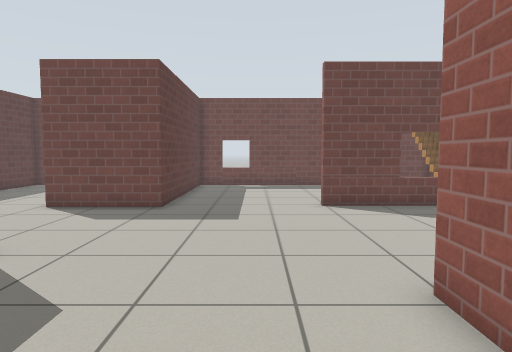
view 1 (above)

17 first-person views from a walk through a world built for the Gazebo simulator. The camera is 0.94 m above the floor, tilts 4° down and sees 75° across. The floor is counted in squares, 0.5 m on a side. Each view is taken from the middle of a square. On the plan, view 1 faces up. The plan holds only what a view shows up to about 17 squares ahead; the rest is blank. The place goes on beyond the plan. Gazebo's built-in surfaces are drawn with simple patterns.

view 2
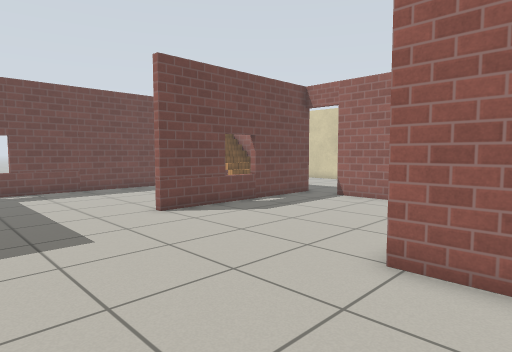

view 3
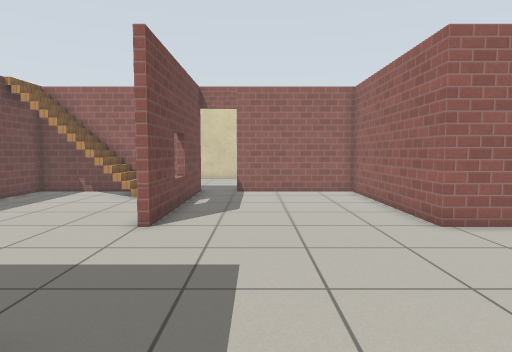

view 4
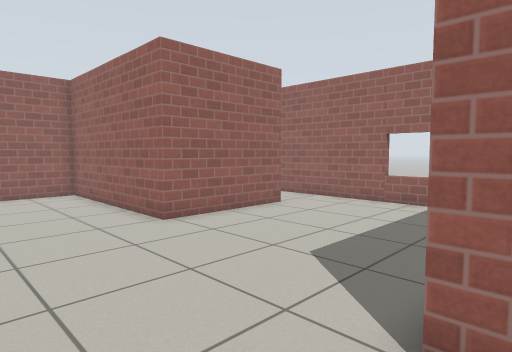

view 5
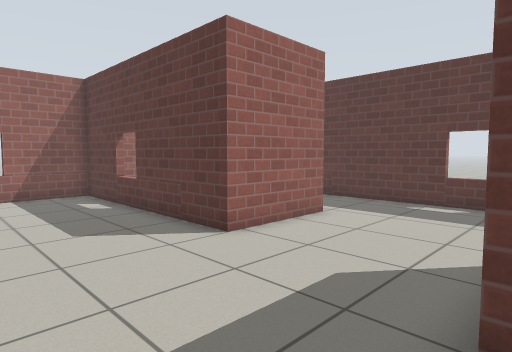

view 6
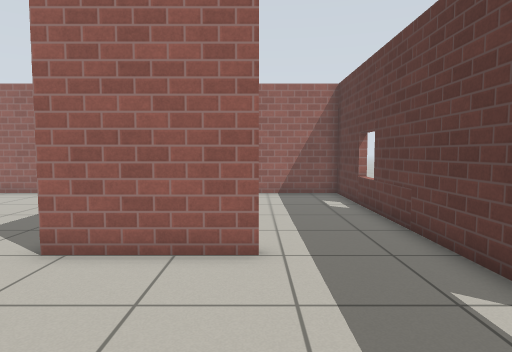

view 7
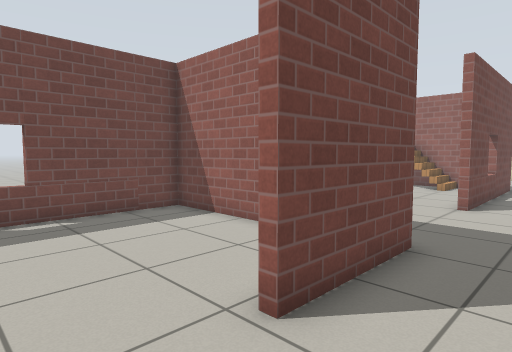

view 8
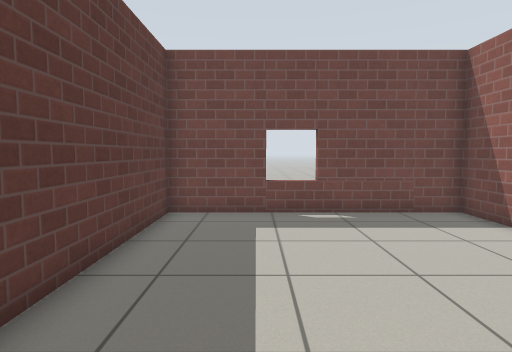

view 9
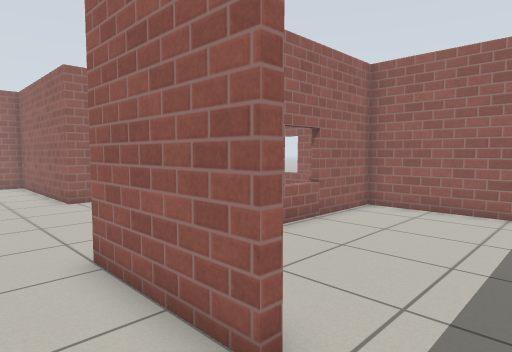

view 10
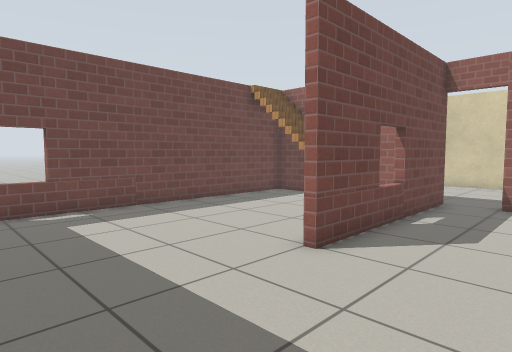

view 11
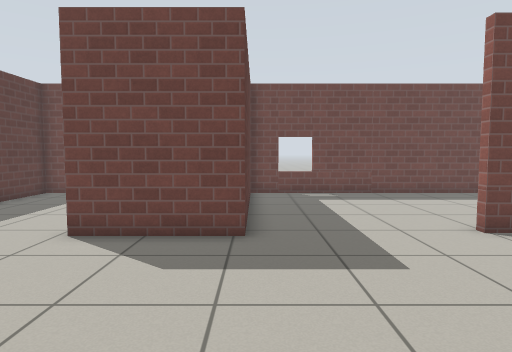

view 12
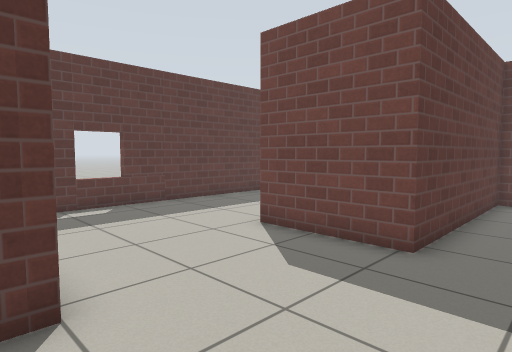

view 13
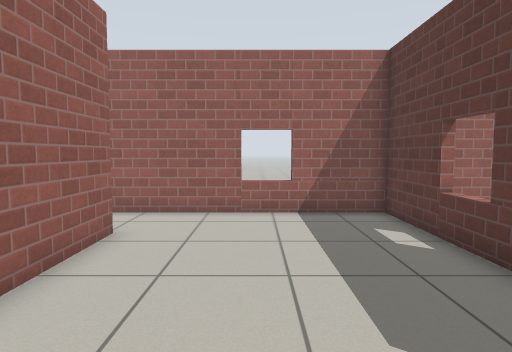

view 14
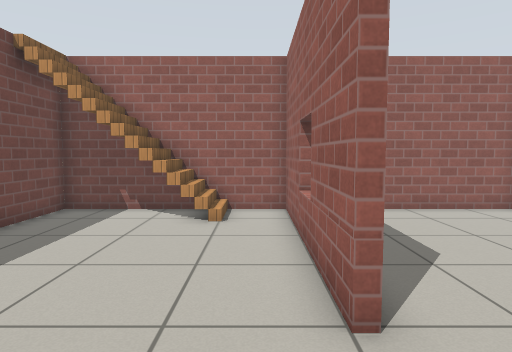

view 15
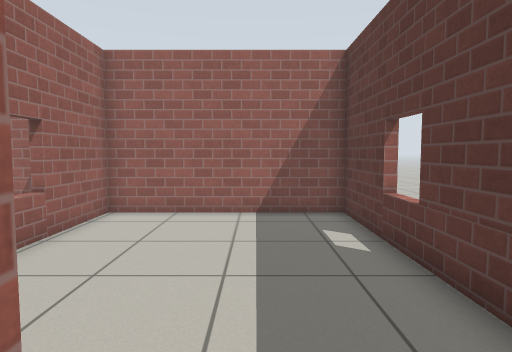

view 16
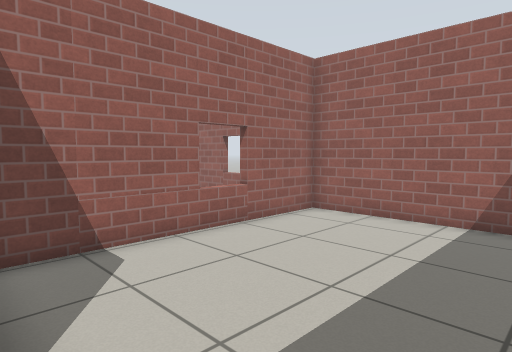

view 17
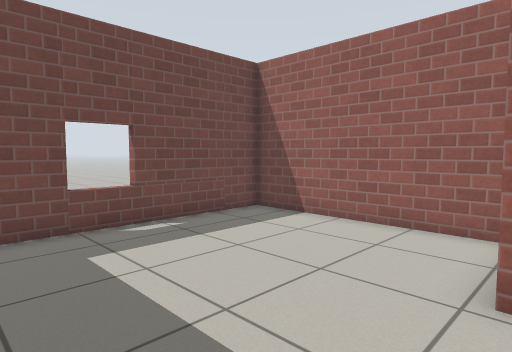

### Floor plan
Points are (right, up) in squares from view 1. A wall is a line through its corners. A room is listed if a view was taken in it or the views show most of it. See-through windows are left out.
Room 1 (views 1, 2, 3, 4, 5, 7, 8, 9, 10, 11, 12, 13, 15, 17)
walls: (-3.2, 12.4) (-3.2, 11.4) (-7.2, 11.4); (2.3, -0.8) (2.3, 4.3) (10, 4.3) (10, 10); (-9.1, 6) (-5.1, 6) (-5.1, -3.4) (2.6, -3.4); (10.4, 11.7) (2.2, 11.7); (-12.8, 11.5) (-12.8, 6.5)
ways out: opening at (-10, 11) to room 2; opening at (0, 12) to room 3; opening at (-11, 6) to room 4; opening at (3, -2); open door at (10, 10.5)
Room 2 (view 6)
walls: (-3.5, 12.2) (-3.5, 19.4) (-12.8, 19.4) (-12.8, 11.5)
ways out: opening at (-10, 11) to room 1
Room 3 (view 14)
walls: (2.2, 12) (10, 12) (10, 19.4) (-3.2, 19.4) (-3.2, 12.4)
ways out: opening at (0, 12) to room 1
objects: stairs (9, 19)
Room 4 (view 16)
walls: (-12.8, 6.5) (-12.8, -3.4) (-5.4, -3.4) (-5.4, 5.3)
ways out: opening at (-11, 6) to room 1

Positions as (right, up) in squares from view 1, and headings:
1: (0, 0), facing up
2: (-3, 2), facing up-right
3: (-6, 9), facing right
4: (-6, 9), facing down-right
5: (0, 12), facing down-left
6: (-9, 12), facing down
7: (-10, 9), facing up-right
8: (-10, 9), facing up
9: (-11, 8), facing down-right
10: (-3, 8), facing up-right
11: (-3, 4), facing up
12: (-1, 5), facing up-left
13: (-1, 7), facing down
14: (-1, 13), facing right
15: (-10, 7), facing down
16: (-12, 6), facing down-right
17: (-12, 11), facing up-right
